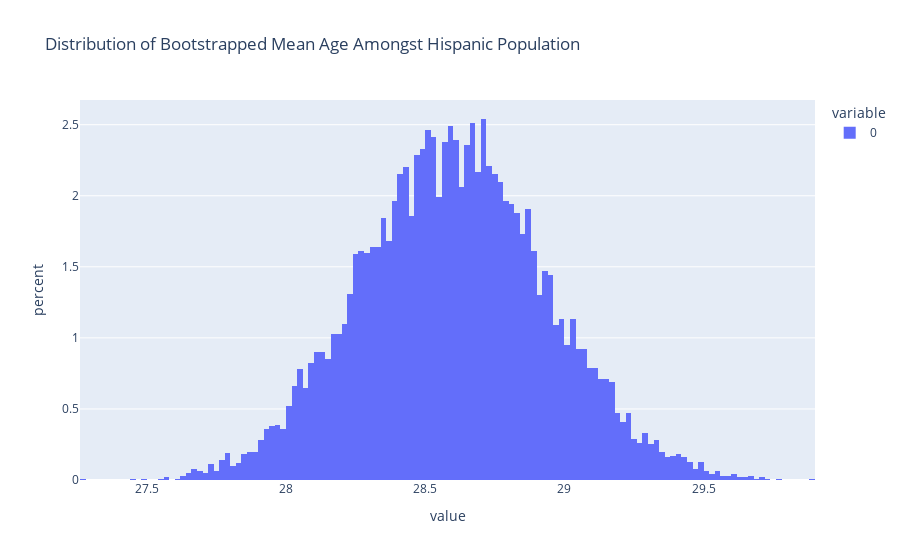

Write notebook code for a chart like this one.
### Markdown cell above
Now, let's look at the distribution of bootstrapped mean amongst this sample

### Code cell
title = 'Distribution of Bootstrapped Mean Age Amongst Hispanic Population'
px.histogram(bstrap_means,histnorm='percent', title=title)

### Figure 1 — Plotly figure (JSON) as saved in the notebook; plotly's stock layout.template omitted (floating-point values rounded to 4 significant figures; data arrays with more than 128 entries replaced by an {"elided": "..."} marker saying what was removed)
{"data": [{"alignmentgroup": "True", "bingroup": "x", "histnorm": "percent", "hovertemplate": "variable=0<br>value=%{x}<br>percent=%{y}<extra></extra>", "legendgroup": "0", "marker": {"color": "#636efa", "pattern": {"shape": ""}}, "name": "0", "offsetgroup": "0", "orientation": "v", "showlegend": true, "type": "histogram", "x": {"elided": "10000 float values"}, "xaxis": "x", "yaxis": "y"}], "layout": {"barmode": "relative", "legend": {"title": {"text": "variable"}, "tracegroupgap": 0}, "title": {"text": "Distribution of Bootstrapped Mean Age Amongst Hispanic Population"}, "xaxis": {"anchor": "y", "domain": [0, 1], "title": {"text": "value"}}, "yaxis": {"anchor": "x", "domain": [0, 1], "title": {"text": "percent"}}}}
